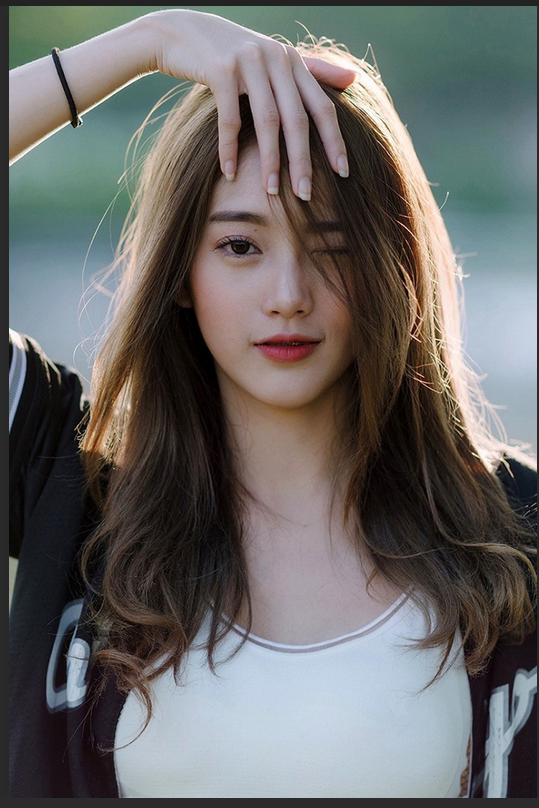
#> input picture girl.png, 539 x 808 px, found by its file name
$ python 1.grayscale_histogram.py
#> lines starting #> are read from the running program, lines starting #| are printed output that depends on the picture
import matplotlib.pyplot as plt
import argparse
import cv2
import imutils

ap = argparse.ArgumentParser()
ap.add_argument("-i", "--image", type=str, default = "E:\ComputerVision\PyImageSearch\Opencv\girl.png", help="Path to image")
args = vars(ap.parse_args())

image = cv2.imread(args["image"])
#> image is the input picture: shape (808, 539, 3); mean B, G, R 103.1, 104.4, 105.7
image = imutils.resize(image, width=640)
#> image: shape (959, 640, 3)
gray = cv2.cvtColor(image, cv2.COLOR_BGR2GRAY)
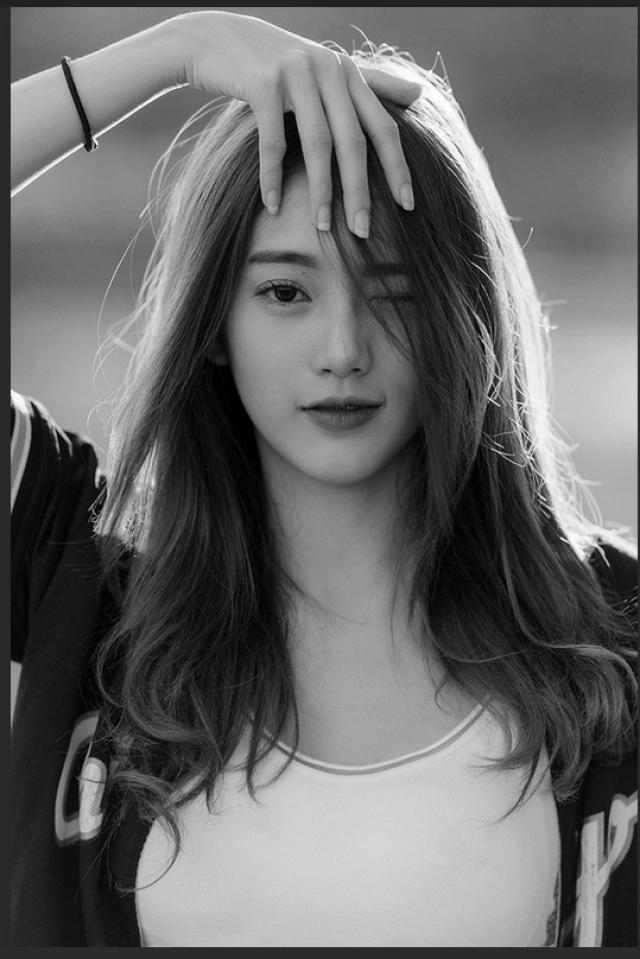
#> gray: shape (959, 640); min 0, max 254, mean 104.6
cv2.imshow("Gray", gray)

'''
compute grayscale histogram
[gray] - grayscale image, [0] - 0th channel of the image (this is gray scale image so 0), mask = None,
[256] - no. of bins in histogram (256 values in the image)
[0, 256] - range of pixel values
if we have a mask, it will compute the histogram for only masked region
'''
# calcHist(image, channel, mask, bins, pixel range)
hist = cv2.calcHist([gray], [0], None, [256], [0, 256])
#> hist = 256 values, max 10107 at index 43, min 0 at index 255, mean 2397.5

# matplotlib expects RGB images so convert and then display the image with matplotlib
plt.figure()
plt.axis("off")
plt.imshow(cv2.cvtColor(gray, cv2.COLOR_GRAY2RGB))

plt.figure()
plt.title("Grayscale Histogram")
plt.xlabel("Bins")
plt.ylabel("# of pixels")
plt.plot(hist)
plt.xlim([0, 256])
plt.show()
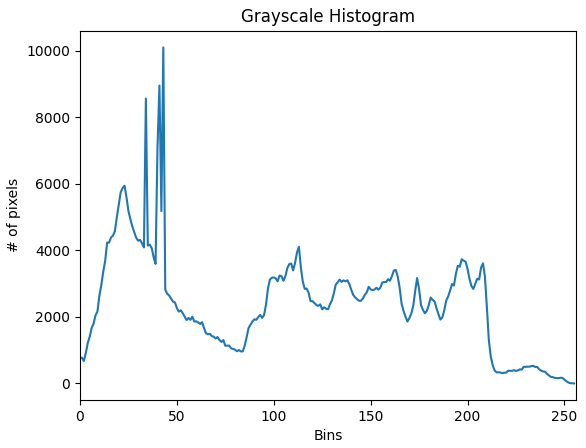
#> figure drawn by matplotlib, 1 panel; curve peaks at x = 43, y = 10107
